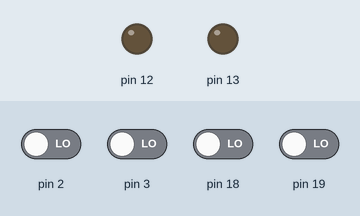
Simulated run of this sketch. Board: Arduino Uno, built for the host (arithmetic inside an expression is 32-bit, double 64-bit). Parts: output pins drawn as LEDs (lit = HIGH). The test bench sets the inputs (shaded band); at power-on: pin 2, pin 3, pin 18, pin 19 LOW.

Above: at 1.2 s.
1.3 s: pin 2 driven HIGH
At 1.6 s:
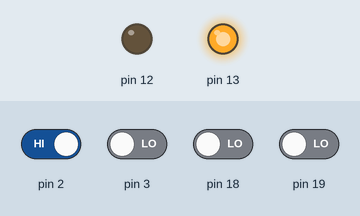
2.8 s: pin 2 driven LOW
At 4.0 s:
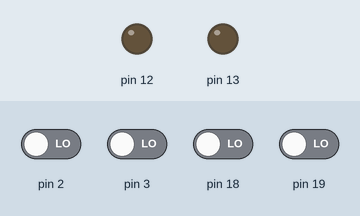
4.3 s: pin 3 driven HIGH
At 5.1 s:
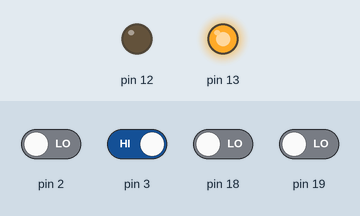
Timing chart, 0 to 7.3 s (numbered marks = the images above; inputs shaded):
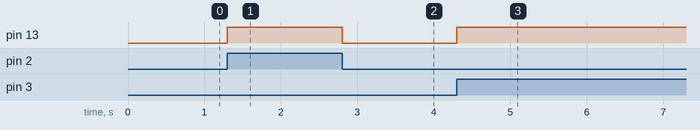

Measured:
- after the input at 1.3 s, pin 13: LOW → HIGH at once
- after the input at 2.8 s, pin 13: HIGH → LOW at once
- after the input at 4.3 s, pin 13: LOW → HIGH at once

The sketch:

int.ino
```cpp
#include <pcint_int.h>

void setup() {
  isr_setup();
}

void loop() {
  digitalWrite(pin, state);
}
```
